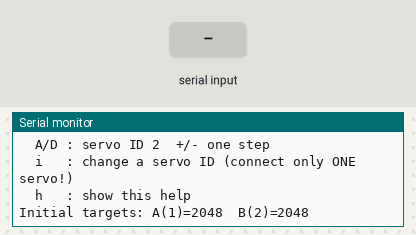
This program was run on a simulated ESP32-C6. Parts: the last lines printed to the serial monitor. The test bench sets the inputs (shaded band).

Above: at 2.4 s.
2.5 s: "A\n" received over Serial
At 3.7 s:
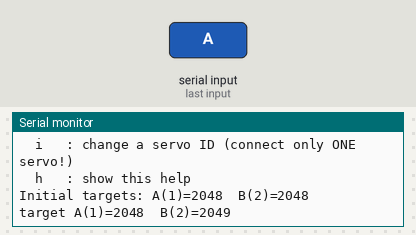
4.0 s: "i\n" received over Serial
At 4.9 s:
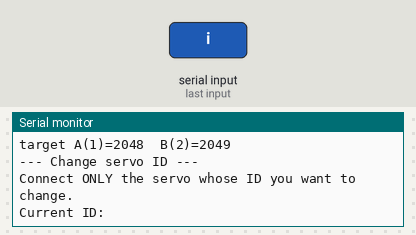
5.5 s: "90,45\n" received over Serial
At 7.4 s:
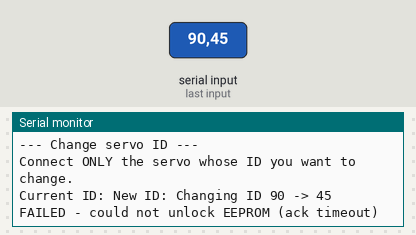
7.7 s: "30,150\n" received over Serial
At 9.2 s:
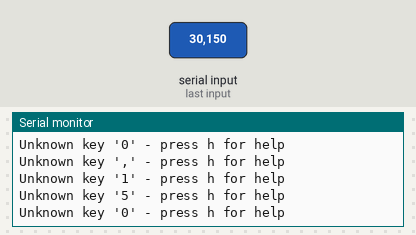
Timing chart, 0 to 10.2 s (numbered marks = the images above; inputs shaded):
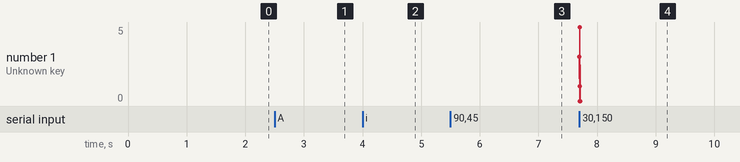

The program:

main.cpp
```cpp
#include <Arduino.h>
#include "ST3215HalfDuplex.h"

// Waveshare ST3215 two-servo WASD demo for the Seeed Studio XIAO ESP32C6.
//
// Wiring (servo connector 5264-3A: 1=DATA, 2=VCC, 3=GND):
//   XIAO D8 (GPIO19)  -> both servo DATA lines (daisy chained)
//   XIAO GND          -> both servo GND lines
//   External 6-12.6V  -> both servo VCC lines (do NOT use the 3V3 pin)
//
// The ST3215 ships with ID = 1. To control two servos they must have unique
// IDs (this demo uses 1 and 2). Connect only ONE servo at a time when
// changing IDs, then send 'i' in the serial monitor.

SMS_STS_HalfDuplex st;

const uint8_t SERVO_A_ID = 1;
const uint8_t SERVO_B_ID = 2;

// The ST3215 reports 0-4095 for one full turn (360/4096 deg per step), so
// +/-1 is the smallest rotation the servo can represent.
const int16_t POS_MIN = 0;
const int16_t POS_MAX = 4095;
const int16_t POS_MID = 2048;
const int16_t POS_STEP = 1;

const uint16_t SPEED = 2000;  // steps/sec (max for ST series is ~3073)
const uint8_t ACC = 50;       // start/stop acceleration (max 150)

int16_t posA = POS_MID;
int16_t posB = POS_MID;

static int16_t clampPos(int32_t v) {
  if (v < POS_MIN) {
    return POS_MIN;
  }
  if (v > POS_MAX) {
    return POS_MAX;
  }
  return (int16_t)v;
}

static int16_t readPosOr(uint8_t id, int16_t fallback) {
  int16_t p = (int16_t)st.ReadPos(id);
  if (p < POS_MIN || p > POS_MAX) {
    return fallback;
  }
  return p;
}

static void printHelp() {
  Serial.println(F("\nWASD controls (one keypress = one 0.088 deg step):"));
  Serial.println(F("  W/S : servo ID 1  +/- one step"));
  Serial.println(F("  A/D : servo ID 2  +/- one step"));
  Serial.println(F("  i   : change a servo ID (connect only ONE servo!)"));
  Serial.println(F("  h   : show this help"));
}

// Command both servos together with a single sync-write frame, so they move
// in the same transaction.
static void moveBoth() {
  uint8_t ids[2] = {SERVO_A_ID, SERVO_B_ID};
  int16_t positions[2] = {posA, posB};
  uint16_t speeds[2] = {SPEED, SPEED};
  uint8_t accs[2] = {ACC, ACC};

  st.SyncWritePosEx(ids, 2, positions, speeds, accs);

  Serial.print(F("target A(1)="));
  Serial.print(posA);
  Serial.print(F("  B(2)="));
  Serial.println(posB);
}

static void changeIdInteractive() {
  Serial.setTimeout(15000);
  Serial.println(F("\n--- Change servo ID ---"));
  Serial.println(F("Connect ONLY the servo whose ID you want to change."));
  Serial.print(F("Current ID: "));
  long oldId = Serial.parseInt();
  Serial.print(F("New ID: "));
  long newId = Serial.parseInt();

  // Discard the rest of the line so it is not read as a WASD key.
  while (Serial.available()) {
    Serial.read();
  }

  if (oldId < 0 || oldId > 0xFD || newId < 0 || newId > 0xFD) {
    Serial.println(F("Invalid ID - valid range is 0-253"));
    return;
  }

  Serial.print(F("Changing ID "));
  Serial.print((int)oldId);
  Serial.print(F(" -> "));
  Serial.println((int)newId);

  int ok = st.changeId((uint8_t)oldId, (uint8_t)newId);
  switch (ok) {
    case 1:
      Serial.println(F("OK - ID stored in servo EEPROM"));
      break;
    case -1:
      Serial.println(F("FAILED - invalid new ID (0-253 only)"));
      break;
    case -2:
      Serial.println(F("FAILED - could not unlock EEPROM (ack timeout)"));
      break;
    case -3:
      Serial.println(F("FAILED - ID write did not take effect (new ID not found)"));
      break;
    case -4:
      Serial.println(F("FAILED - EEPROM re-lock failed"));
      break;
    default:
      Serial.println(F("FAILED - check wiring and servo power"));
      break;
  }
}

void setup() {
  Serial.begin(115200);
  delay(800);

  Serial.println(F("\nST3215 two-servo WASD demo - Seeed XIAO ESP32C6 (D8=GPIO19)"));
  st.begin(D8);

  // Make sure both servos are present and their torque is enabled.
  uint8_t ids[2] = {SERVO_A_ID, SERVO_B_ID};
  for (uint8_t i = 0; i < 2; i++) {
    Serial.print(F("Ping servo ID "));
    Serial.print(ids[i]);
    Serial.print(F(" ... "));
    int id = st.Ping(ids[i]);
    if (id >= 0) {
      Serial.print(F("OK, enable torque ... "));
      int ok = st.EnableTorque(ids[i], 1);
      Serial.println(ok ? F("OK") : F("no ack"));
    } else {
      Serial.println(F("no response - check DATA/GND wiring and servo power"));
    }
  }

  // Start from the servos' real positions when they are readable.
  posA = readPosOr(SERVO_A_ID, POS_MID);
  posB = readPosOr(SERVO_B_ID, POS_MID);

  printHelp();
  Serial.print(F("Initial targets: A(1)="));
  Serial.print(posA);
  Serial.print(F("  B(2)="));
  Serial.println(posB);
}

void loop() {
  if (!Serial.available()) {
    return;
  }

  char c = (char)Serial.read();
  switch (c) {
    case 'w':
    case 'W':
      posA = clampPos((int32_t)posA + POS_STEP);
      moveBoth();
      break;

    case 's':
    case 'S':
      posA = clampPos((int32_t)posA - POS_STEP);
      moveBoth();
      break;

    case 'a':
    case 'A':
      posB = clampPos((int32_t)posB + POS_STEP);
      moveBoth();
      break;

    case 'd':
    case 'D':
      posB = clampPos((int32_t)posB - POS_STEP);
      moveBoth();
      break;

    case 'i':
    case 'I':
      changeIdInteractive();
      break;

    case 'h':
    case 'H':
      printHelp();
      break;

    case '\r':
    case '\n':
      break;

    default:
      Serial.print(F("Unknown key '"));
      Serial.print(c);
      Serial.println(F("' - press h for help"));
      break;
  }
}
```

Measured:
- after the input at 2.5 s, the serial monitor: prints a new line at once (image 1)
- after the input at 4.0 s, the serial monitor: prints a new line at once (image 2)
- after the input at 5.5 s, the serial monitor: prints a new line at once (image 3)
- after the input at 7.7 s, the serial monitor: prints a new line at once (image 4)
